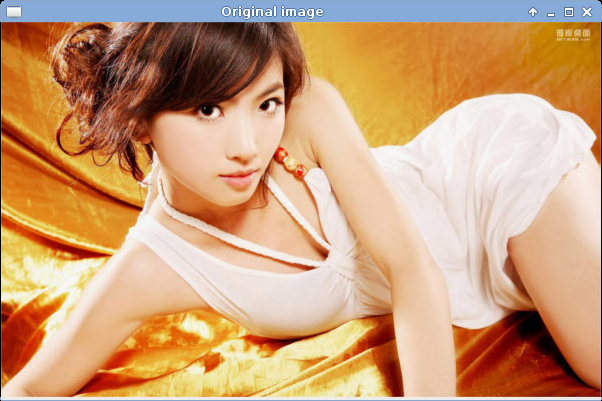
#> input picture data/beauty.png, 602 x 401 px
$ python img_do.py   (older library calls are emulated)
#> lines starting #> are read from the running program, lines starting #| are printed output that depends on the picture; after the words box and inside, x2 and y2 are one past the last pixel; in counts of white or black regions, pixels touching at a corner belong together
# coding: utf-8
'''
@summary: show how to use
@since: 2017-11-22
@author: Keefe Wu
@see: http://blog.csdn.net/topgun_chenlingyun/article/details/10582641
  [ x for x in dir(cv2) if 'CV' in x ]
'''

import cv2
import numpy as np

# 原始图片  cv3 use cv2.IMREAD_COLOR --> cv2.CV_LOAD_IMAGE_COLOR,
image = cv2.imread('../data/beauty.png', cv2.IMREAD_COLOR)
#> image is the input picture: shape (401, 602, 3); mean B, G, R 119.8, 159.4, 203.8
cv2.imshow('Original image', image)

# 截取图片的一部分，即ROI(region of interest)
# 因为在python cv2中图片以ndarray格式表示，所以直接用ndarray的
# 分片方式能非常容易的截取ROI，跟python中list的分片用法一样，只不过
# 这个是在二维数组上分片
crop = image[0:201, 100:301]  # 分片都是不包含后面一个参数的，所以多1
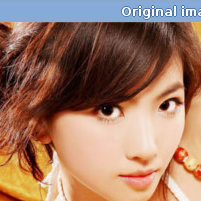
#> crop: shape (201, 201, 3); mean B, G, R 98.7, 118.6, 157.6
cv2.imshow('Crop image', crop)
cv2.imwrite('../output/beauty_crop.jpg', crop)

# 处理过的灰度图片
gray = cv2.cvtColor(image, cv2.COLOR_BGR2GRAY)
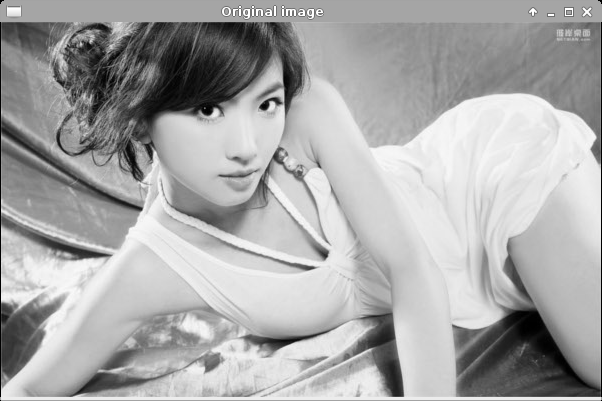
#> gray: shape (401, 602); min 0, max 255, mean 168.2
cv2.imshow('Gray image', gray)
cv2.imwrite('../output/beauty_gray.jpg', gray)

# 在图片上画一个框
imageRect = image.copy()
p1 = (300, 200)
p2 = (500, 300)
color = (0, 0, 255)  # BGR的顺序，这个颜色为红色
cv2.rectangle(imageRect, p1, p2, color)
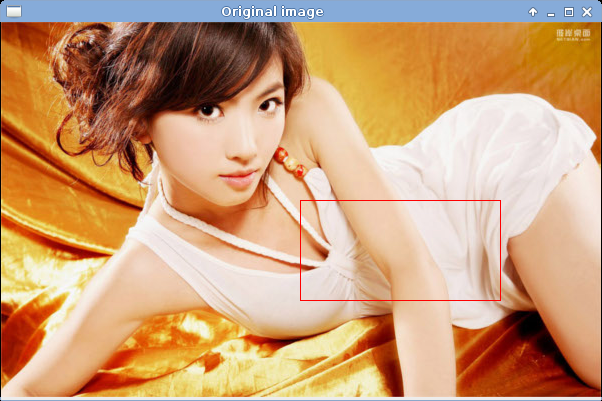
#> imageRect: shape (401, 602, 3); 0.25% of pixels changed, all inside (x1, y1, x2, y2) = (300, 200, 501, 301)
cv2.imshow('Rectangle an image', imageRect)
cv2.imwrite('../output/beauty_rect.jpg', imageRect)

# 图片缩放
size = (400, 300)
imageResize = cv2.resize(image, size)
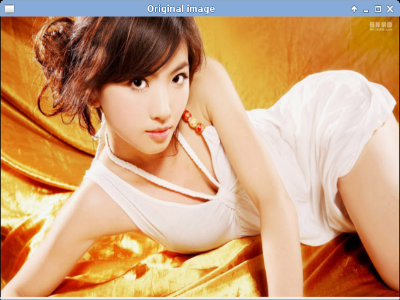
#> imageResize: shape (300, 400, 3); mean B, G, R 119.7, 159.2, 203.6
# 可以不指定缩放的图片大小，而指定缩放比例，如下，等比缩放到一半大小
# 即将缩放尺寸设为0,然后再分别设定xy方向上的缩放比例
# imageResize = cv2.resize(image, (0,0), fx=0.5, fy=0.5)
cv2.imshow('Resize an image', imageResize)
cv2.imwrite('../output/beauty_resize.jpg', imageResize)

# [24 lines of commented-out code are left out]
alpha = 2
beta = -200
# result1 = image*2 - 200 #直接这么处理会有问题，会不在范围
p = []
for i in xrange(256):
    p.append(max(min(round(alpha * i + beta), 255), 0))
parray = np.array(p, np.uint8)
result = parray[image]
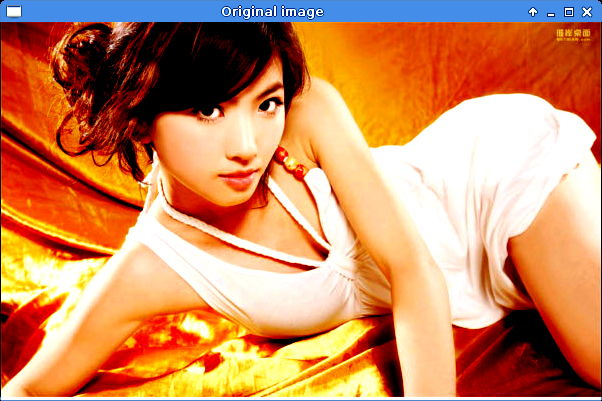
#> result: shape (401, 602, 3); mean B, G, R 94.9, 137.2, 203.5
cv2.imshow('Change contrast and brightness', result)
cv2.imwrite('../output/beauty_contrast_brightness.jpg', result)

# 显示文字
# 字体：FONT_HERSHEY_COMPLEX
imageText = image.copy()
cv2.putText(imageText, 'cly', (imageText.shape[0] / 2, imageText.shape[1] / 3), cv2.FONT_HERSHEY_COMPLEX, 4, (255, 0 , 0), thickness=4, lineType=8)
cv2.imshow('Show text FONT_HERSHEY_COMPLEX', imageText)
cv2.imwrite('../output/beauty_text_' + 'FONT_HERSHEY_COMPLEX' + '.jpg', imageText)

# 字体：FONT_HERSHEY_COMPLEX_SMALL
imageText = image.copy()
cv2.putText(imageText, 'cly', (imageText.shape[0] / 2, imageText.shape[1] / 3), cv2.FONT_HERSHEY_COMPLEX_SMALL, 4, (255, 0 , 0), thickness=4, lineType=8)
cv2.imshow('Show text FONT_HERSHEY_COMPLEX_SMALL', imageText)
cv2.imwrite('../output/beauty_text_' + 'FONT_HERSHEY_COMPLEX_SMALL' + '.jpg', imageText)

# 字体：FONT_HERSHEY_DUPLEX
imageText = image.copy()
cv2.putText(imageText, 'cly', (imageText.shape[0] / 2, imageText.shape[1] / 3), cv2.FONT_HERSHEY_DUPLEX, 4, (255, 0 , 0), thickness=4, lineType=8)
cv2.imshow('Show text FONT_HERSHEY_DUPLEX', imageText)
cv2.imwrite('../output/beauty_text_' + 'FONT_HERSHEY_DUPLEX' + '.jpg', imageText)

# 字体：FONT_HERSHEY_PLAIN
imageText = image.copy()
cv2.putText(imageText, 'cly', (imageText.shape[0] / 2, imageText.shape[1] / 3), cv2.FONT_HERSHEY_PLAIN, 4, (255, 0 , 0), thickness=4, lineType=8)
cv2.imshow('Show text FONT_HERSHEY_PLAIN', imageText)
cv2.imwrite('../output/beauty_text_' + 'FONT_HERSHEY_PLAIN' + '.jpg', imageText)

# 字体：FONT_HERSHEY_SCRIPT_COMPLEX
imageText = image.copy()
cv2.putText(imageText, 'cly', (imageText.shape[0] / 2, imageText.shape[1] / 3), cv2.FONT_HERSHEY_SCRIPT_COMPLEX, 4, (255, 0 , 0), thickness=4, lineType=8)
cv2.imshow('Show text FONT_HERSHEY_SCRIPT_COMPLEX', imageText)
cv2.imwrite('../output/beauty_text_' + 'FONT_HERSHEY_SCRIPT_COMPLEX' + '.jpg', imageText)

# 字体：FONT_HERSHEY_SCRIPT_SIMPLEX
imageText = image.copy()
cv2.putText(imageText, 'cly', (imageText.shape[0] / 2, imageText.shape[1] / 3), cv2.FONT_HERSHEY_SCRIPT_SIMPLEX, 4, (255, 0 , 0), thickness=4, lineType=8)
cv2.imshow('Show text FONT_HERSHEY_SCRIPT_SIMPLEX', imageText)
cv2.imwrite('../output/beauty_text_' + 'FONT_HERSHEY_SCRIPT_SIMPLEX' + '.jpg', imageText)

# 字体：FONT_HERSHEY_SIMPLEX
imageText = image.copy()
cv2.putText(imageText, 'cly', (imageText.shape[0] / 2, imageText.shape[1] / 3), cv2.FONT_HERSHEY_SIMPLEX, 4, (255, 0 , 0), thickness=4, lineType=8)
cv2.imshow('Show text FONT_HERSHEY_SIMPLEX', imageText)
cv2.imwrite('../output/beauty_text_' + 'FONT_HERSHEY_SIMPLEX' + '.jpg', imageText)

# 字体：FONT_HERSHEY_TRIPLEX
imageText = image.copy()
cv2.putText(imageText, 'cly', (imageText.shape[0] / 2, imageText.shape[1] / 3), cv2.FONT_HERSHEY_TRIPLEX, 4, (255, 0 , 0), thickness=4, lineType=8)
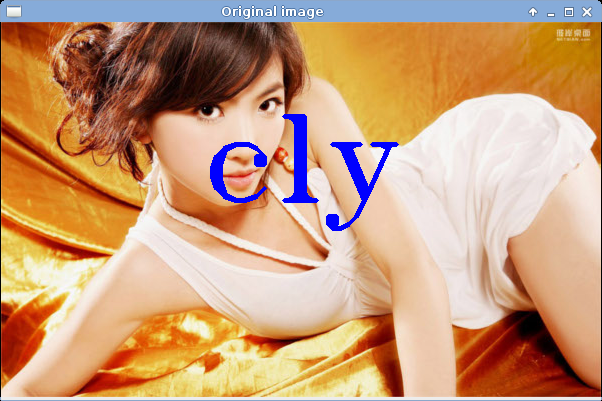
#> imageText: shape (401, 602, 3); mean B, G, R 121.5, 156.1, 199.9
cv2.imshow('Show text FONT_HERSHEY_TRIPLEX', imageText)
cv2.imwrite('../output/beauty_text_' + 'FONT_HERSHEY_TRIPLEX' + '.jpg', imageText)

# 字体：FONT_ITALIC
imageText = image.copy()
cv2.putText(imageText, 'cly', (imageText.shape[0] / 2, imageText.shape[1] / 3), cv2.FONT_ITALIC, 4, (255, 0 , 0), thickness=4, lineType=8)
cv2.imshow('Show text FONT_ITALIC', imageText)
cv2.imwrite('../output/beauty_text_' + 'FONT_ITALIC' + '.jpg', imageText)

# 退出窗口
k = cv2.waitKey(0)
#> (key Esc is pressed here)
if k == ord('s'):  # wait for 's' key to save and exit
    # cv2.imwrite('messigray.png',img)
    pass
cv2.destroyAllWindows()

$ run again, with data/face.jpg saved as data/beauty.png
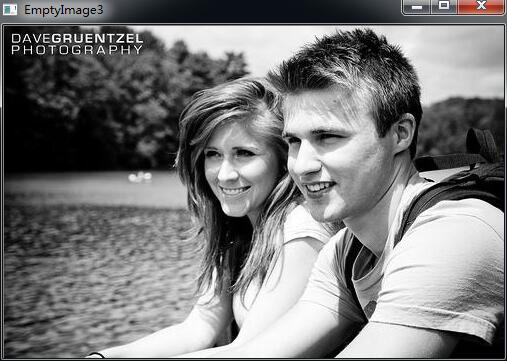
#> input picture data/face.jpg, 507 x 361 px
#> image is the input picture: shape (361, 507, 3); mean B, G, R 122.6, 122.2, 122.3
#> imageRect: shape (361, 507, 3); 0.33% of pixels changed, all inside (x1, y1, x2, y2) = (300, 200, 501, 301)
#> `result = parray[image]`:
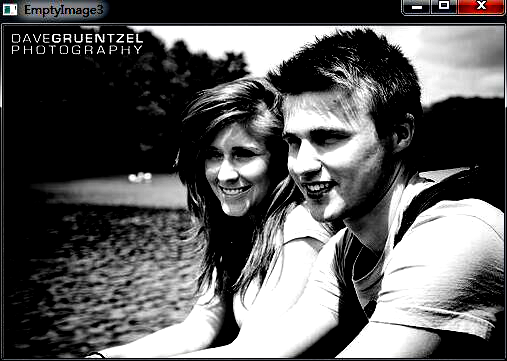
#> result: shape (361, 507, 3); mean B, G, R 90.7, 90.6, 90.9
#> `cv2.putText(imageText, 'cly', (imageText.shape[0] / 2, imageText.shape..`:
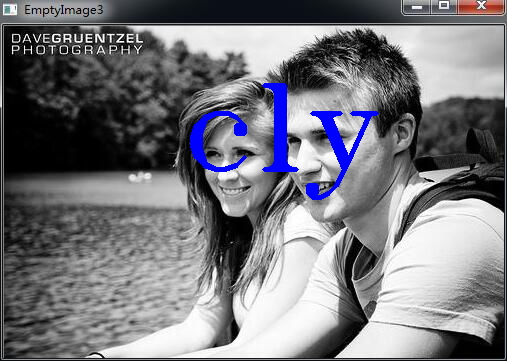
#> imageText: shape (361, 507, 3); mean B, G, R 125.4, 119.4, 119.5
